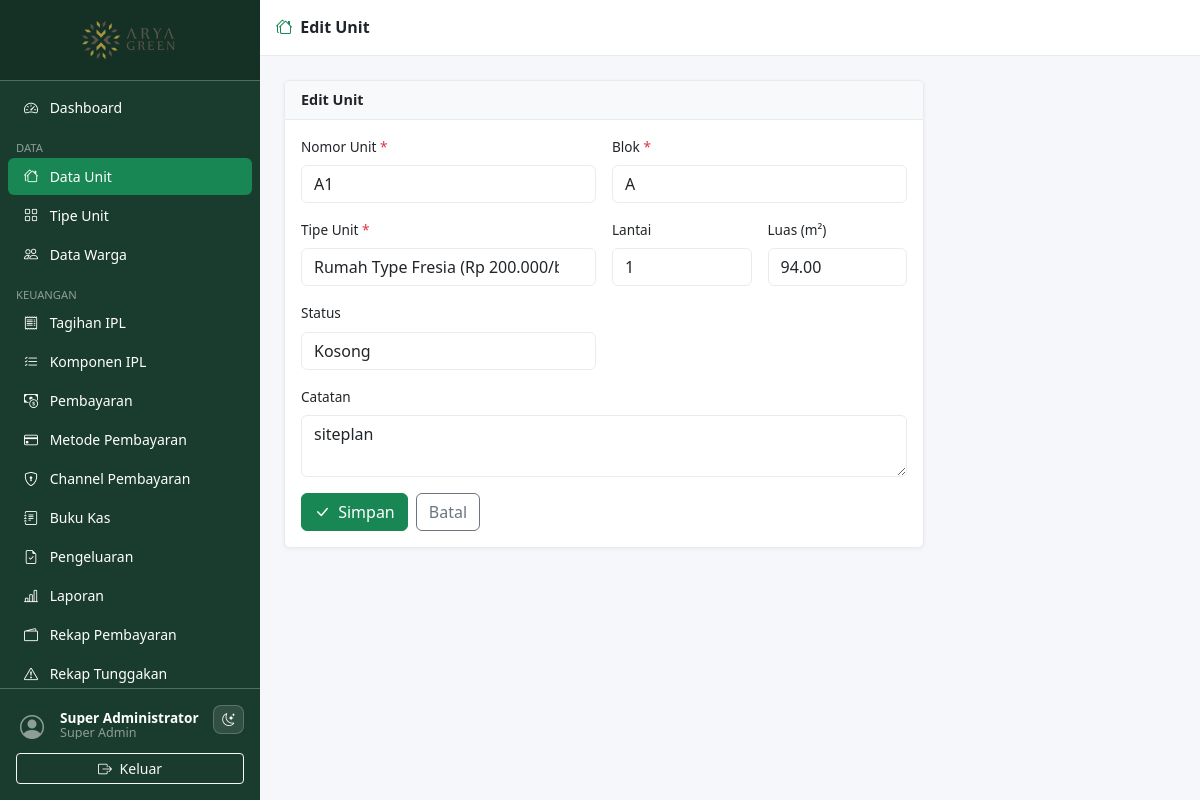
The page /pages/units/form.php?id=20 (signed in) on the database its author committed.
### tables this page shows
CREATE TABLE `units` (
  `id`           INT UNSIGNED AUTO_INCREMENT PRIMARY KEY,
  `unit_type_id` INT UNSIGNED NOT NULL,
  `unit_number`  VARCHAR(20)  NOT NULL UNIQUE,
  `block`        VARCHAR(10)  NOT NULL,
  `floor`        TINYINT      NOT NULL DEFAULT 1,
  `area_sqm`     DECIMAL(8,2) NOT NULL DEFAULT 0,
  `status`       ENUM('dihuni','kosong','dijual') NOT NULL DEFAULT 'kosong',
  `notes`        TEXT DEFAULT NULL,
  `created_at`   TIMESTAMP DEFAULT CURRENT_TIMESTAMP,
  `updated_at`   TIMESTAMP DEFAULT CURRENT_TIMESTAMP ON UPDATE CURRENT_TIMESTAMP,
  FOREIGN KEY (`unit_type_id`) REFERENCES `unit_types`(`id`) ON UPDATE CASCADE
);

CREATE TABLE `unit_types` (
  `id`          INT UNSIGNED AUTO_INCREMENT PRIMARY KEY,
  `name`        VARCHAR(100) NOT NULL,
  `description` TEXT DEFAULT NULL,
  `ipl_amount`  DECIMAL(12,2) NOT NULL DEFAULT 0,
  `created_at`  TIMESTAMP DEFAULT CURRENT_TIMESTAMP
);

### includes/functions.php (called while the page is built, shortened)
<?php
function e(mixed $v): string {
    return htmlspecialchars((string)$v, ENT_QUOTES | ENT_SUBSTITUTE, 'UTF-8');
}

### pages/units/form.php (the view, shortened to what this page needs)
<?php
require_once __DIR__ . '/../../includes/functions.php';
$db  = db();
$id  = (int)($_GET['id'] ?? 0);
$editing = $id > 0;
if ($editing) {
    $stmt = $db->prepare('SELECT * FROM units WHERE id = ?');
    $stmt->bind_param('i', $id);
    $stmt->execute();
    $unit = $stmt->get_result()->fetch_assoc();
} else {
    require_permission('units.create');
    $unit = [];
}
$unit_types = $db->query('SELECT * FROM unit_types ORDER BY name')->fetch_all(MYSQLI_ASSOC);
$page_title = $editing ? 'Edit Unit' : 'Tambah Unit';
include __DIR__ . '/../../includes/header.php';
include __DIR__ . '/../../includes/sidebar.php';
?>
<div class="content-wrapper">
  <div class="topbar d-flex align-items-center px-3 gap-2">
    <h6 class="mb-0 fw-semibold"><i class="bi bi-houses me-1 text-success"></i> <?= $page_title ?></h6>
  </div>
  <div class="main-content">
    <div class="card" style="max-width:640px">
      <div class="card-header"><?= $page_title ?></div>
      <div class="card-body">
        <form method="POST">
          <div class="row g-3">
            <div class="col-md-6">
              <label class="form-label">Nomor Unit <span class="text-danger">*</span></label>
              <input type="text" name="unit_number" class="form-control" required
                     value="<?= e($unit['unit_number'] ?? '') ?>" placeholder="Cth: A-01">
            </div>
            <div class="col-md-6">
              <label class="form-label">Blok <span class="text-danger">*</span></label>
              <input type="text" name="block" class="form-control" required
                     value="<?= e($unit['block'] ?? '') ?>" placeholder="Cth: A" maxlength="10">
            </div>
            <div class="col-md-6">
              <label class="form-label">Tipe Unit <span class="text-danger">*</span></label>
              <select name="unit_type_id" class="form-select ts-select" required>
                <?php foreach ($unit_types as $t): ?>
                  <option value="<?= $t['id'] ?>" <?= ($unit['unit_type_id'] ?? '') == $t['id'] ? 'selected' : '' ?>>
                    <?= e($t['name']) ?> (<?= idr((float)$t['ipl_amount']) ?>/bln)
                  </option>
                <?php endforeach; ?>
              </select>
            </div>
            <div class="col-md-3">
              <label class="form-label">Lantai</label>
              <input type="number" name="floor" class="form-control" min="1" max="99"
                     value="<?= e($unit['floor'] ?? 1) ?>">
            </div>
            <div class="col-md-3">
              <label class="form-label">Luas (m²)</label>
              <input type="number" name="area_sqm" class="form-control" step="0.01" min="0"
                     value="<?= e($unit['area_sqm'] ?? '') ?>" placeholder="0">
            </div>
            <div class="col-md-6">
              <label class="form-label">Status</label>
              <select name="status" class="form-select">
                <option value="kosong" <?= ($unit['status'] ?? '') === 'kosong' ? 'selected' : '' ?>>Kosong</option>
              </select>
            </div>
            <div class="col-12">
              <label class="form-label">Catatan</label>
              <textarea name="notes" class="form-control" rows="2"><?= e($unit['notes'] ?? '') ?></textarea>
            </div>
          </div>
          <div class="mt-3 d-flex gap-2">
            <button type="submit" class="btn btn-success"><i class="bi bi-check-lg me-1"></i> Simpan</button>
            <a href="index.php" class="btn btn-outline-secondary">Batal</a>
          </div>
        </form>
      </div>
    </div>
  </div>
<?php include __DIR__ . '/../../includes/footer.php'; ?>

### assets/css/style.css (style rules this page uses)
:root { --sidebar-width: 260px; --sidebar-bg: #1a3c2e; --sidebar-hover: #2d6a4f; --topbar-height: 56px; --page-bg: #f5f7fa; --surface: #ffffff; --surface-muted: #f8f9fa; --border-color: #e9ecef; --text-color: #212529; --muted-color: #6c757d; }
body { background: var(--page-bg); color: var(--text-color); font-size: .9rem; }
.content-wrapper { margin-left: var(--sidebar-width); width: calc(100% - var(--sidebar-width)); min-height: 100vh; display: flex; flex-direction: column; }
.topbar { height: var(--topbar-height); background: var(--surface); border-bottom: 1px solid var(--border-color); color: var(--text-color); position: sticky; top: 0; z-index: 1030; }
.main-content { flex: 1; padding: 1.5rem; }
.card { border: 1px solid var(--border-color); background: var(--surface); box-shadow: 0 1px 4px rgba(0,0,0,.06); }
.card-header { background: var(--surface-muted); border-bottom: 1px solid var(--border-color); font-weight: 600; }
.form-label { font-weight: 500; font-size: .85rem; }
.form-control, .form-select { background: var(--surface); border-color: var(--border-color); color: var(--text-color); }

### rows shown on the page
units: unit_number "A1", block "A", unit_type_id "Rumah Type Fresia (Rp 200.000/bln)", floor "1", area_sqm "94.00", status "Kosong", notes "siteplan"

### other values the page prints
$current_user['name'] "Super Administrator"
str_replace('_',' ', $current_user['role'] ?? '') "Super Admin"
$page_title "Edit Unit"
